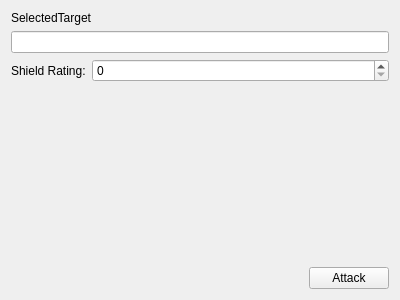
<?xml version="1.0" encoding="UTF-8"?>
<ui version="4.0">
 <class>TargetView</class>
 <widget class="QWidget" name="TargetView">
  <property name="geometry">
   <rect>
    <x>0</x>
    <y>0</y>
    <width>400</width>
    <height>300</height>
   </rect>
  </property>
  <property name="windowTitle">
   <string>Form</string>
  </property>
  <layout class="QVBoxLayout" name="verticalLayout_2">
   <item>
    <layout class="QVBoxLayout" name="verticalLayout">
     <item>
      <widget class="QLabel" name="label">
       <property name="text">
        <string>SelectedTarget</string>
       </property>
      </widget>
     </item>
     <item>
      <widget class="QLineEdit" name="lineEdit"/>
     </item>
    </layout>
   </item>
   <item>
    <layout class="QHBoxLayout" name="horizontalLayout">
     <item>
      <widget class="QLabel" name="label_3">
       <property name="text">
        <string>Shield Rating:</string>
       </property>
      </widget>
     </item>
     <item>
      <widget class="QSpinBox" name="spinBox">
       <property name="sizePolicy">
        <sizepolicy hsizetype="MinimumExpanding" vsizetype="Fixed">
         <horstretch>0</horstretch>
         <verstretch>0</verstretch>
        </sizepolicy>
       </property>
      </widget>
     </item>
    </layout>
   </item>
   <item>
    <spacer name="verticalSpacer">
     <property name="orientation">
      <enum>Qt::Vertical</enum>
     </property>
     <property name="sizeHint" stdset="0">
      <size>
       <width>20</width>
       <height>40</height>
      </size>
     </property>
    </spacer>
   </item>
   <item>
    <layout class="QHBoxLayout" name="horizontalLayout_2">
     <item>
      <spacer name="horizontalSpacer">
       <property name="orientation">
        <enum>Qt::Horizontal</enum>
       </property>
       <property name="sizeHint" stdset="0">
        <size>
         <width>40</width>
         <height>20</height>
        </size>
       </property>
      </spacer>
     </item>
     <item>
      <widget class="QPushButton" name="pushButton">
       <property name="text">
        <string>Attack</string>
       </property>
      </widget>
     </item>
    </layout>
   </item>
  </layout>
 </widget>
 <resources/>
 <connections/>
</ui>
